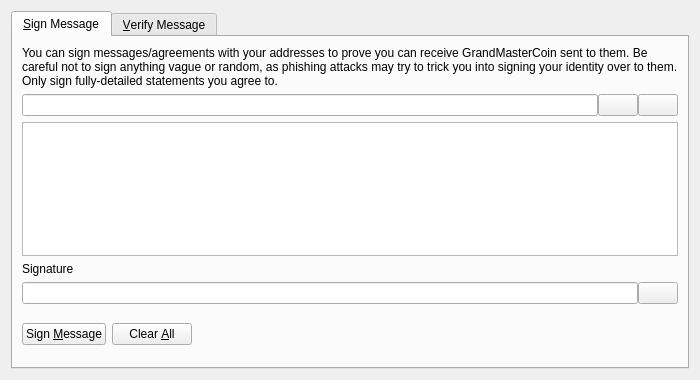
<?xml version="1.0" encoding="UTF-8"?>
<ui version="4.0">
 <class>SignVerifyMessageDialog</class>
 <widget class="QDialog" name="SignVerifyMessageDialog">
  <property name="geometry">
   <rect>
    <x>0</x>
    <y>0</y>
    <width>700</width>
    <height>380</height>
   </rect>
  </property>
  <property name="windowTitle">
   <string>Signatures - Sign / Verify a Message</string>
  </property>
  <property name="modal">
   <bool>true</bool>
  </property>
  <layout class="QVBoxLayout" name="verticalLayout">
   <item>
    <widget class="QTabWidget" name="tabWidget">
     <property name="currentIndex">
      <number>0</number>
     </property>
     <widget class="QWidget" name="tabSignMessage">
      <attribute name="title">
       <string>&amp;Sign Message</string>
      </attribute>
      <layout class="QVBoxLayout" name="verticalLayout_SM">
       <item>
        <widget class="QLabel" name="infoLabel_SM">
         <property name="text">
          <string>You can sign messages/agreements with your addresses to prove you can receive GrandMasterCoin sent to them. Be careful not to sign anything vague or random, as phishing attacks may try to trick you into signing your identity over to them. Only sign fully-detailed statements you agree to.</string>
         </property>
         <property name="textFormat">
          <enum>Qt::PlainText</enum>
         </property>
         <property name="wordWrap">
          <bool>true</bool>
         </property>
        </widget>
       </item>
       <item>
        <layout class="QHBoxLayout" name="horizontalLayout_1_SM">
         <property name="spacing">
          <number>0</number>
         </property>
         <item>
          <widget class="QValidatedLineEdit" name="addressIn_SM">
           <property name="toolTip">
            <string>The GrandMasterCoin address to sign the message with</string>
           </property>
          </widget>
         </item>
         <item>
          <widget class="QPushButton" name="addressBookButton_SM">
           <property name="toolTip">
            <string>Choose previously used address</string>
           </property>
           <property name="text">
            <string/>
           </property>
           <property name="shortcut">
            <string>Alt+A</string>
           </property>
           <property name="autoDefault">
            <bool>false</bool>
           </property>
          </widget>
         </item>
         <item>
          <widget class="QPushButton" name="pasteButton_SM">
           <property name="toolTip">
            <string>Paste address from clipboard</string>
           </property>
           <property name="text">
            <string/>
           </property>
           <property name="shortcut">
            <string>Alt+P</string>
           </property>
           <property name="autoDefault">
            <bool>false</bool>
           </property>
          </widget>
         </item>
        </layout>
       </item>
       <item>
        <widget class="QPlainTextEdit" name="messageIn_SM">
         <property name="toolTip">
          <string>Enter the message you want to sign here</string>
         </property>
        </widget>
       </item>
       <item>
        <widget class="QLabel" name="signatureLabel_SM">
         <property name="text">
          <string>Signature</string>
         </property>
         <property name="textFormat">
          <enum>Qt::PlainText</enum>
         </property>
        </widget>
       </item>
       <item>
        <layout class="QHBoxLayout" name="horizontalLayout_2_SM">
         <property name="spacing">
          <number>0</number>
         </property>
         <item>
          <widget class="QLineEdit" name="signatureOut_SM">
           <property name="font">
            <font>
             <italic>true</italic>
            </font>
           </property>
           <property name="readOnly">
            <bool>true</bool>
           </property>
          </widget>
         </item>
         <item>
          <widget class="QPushButton" name="copySignatureButton_SM">
           <property name="toolTip">
            <string>Copy the current signature to the system clipboard</string>
           </property>
           <property name="text">
            <string/>
           </property>
           <property name="autoDefault">
            <bool>false</bool>
           </property>
          </widget>
         </item>
        </layout>
       </item>
       <item>
        <layout class="QHBoxLayout" name="horizontalLayout_3_SM">
         <item>
          <widget class="QPushButton" name="signMessageButton_SM">
           <property name="toolTip">
            <string>Sign the message to prove you own this GrandMasterCoin address</string>
           </property>
           <property name="text">
            <string>Sign &amp;Message</string>
           </property>
           <property name="autoDefault">
            <bool>false</bool>
           </property>
          </widget>
         </item>
         <item>
          <widget class="QPushButton" name="clearButton_SM">
           <property name="toolTip">
            <string>Reset all sign message fields</string>
           </property>
           <property name="text">
            <string>Clear &amp;All</string>
           </property>
           <property name="autoDefault">
            <bool>false</bool>
           </property>
          </widget>
         </item>
         <item>
          <spacer name="horizontalSpacer_1_SM">
           <property name="orientation">
            <enum>Qt::Horizontal</enum>
           </property>
           <property name="sizeHint" stdset="0">
            <size>
             <width>40</width>
             <height>48</height>
            </size>
           </property>
          </spacer>
         </item>
         <item>
          <widget class="QLabel" name="statusLabel_SM">
           <property name="font">
            <font>
             <weight>75</weight>
             <bold>true</bold>
            </font>
           </property>
           <property name="text">
            <string/>
           </property>
           <property name="wordWrap">
            <bool>true</bool>
           </property>
          </widget>
         </item>
         <item>
          <spacer name="horizontalSpacer_2_SM">
           <property name="orientation">
            <enum>Qt::Horizontal</enum>
           </property>
           <property name="sizeHint" stdset="0">
            <size>
             <width>40</width>
             <height>48</height>
            </size>
           </property>
          </spacer>
         </item>
        </layout>
       </item>
      </layout>
     </widget>
     <widget class="QWidget" name="tabVerifyMessage">
      <attribute name="title">
       <string>&amp;Verify Message</string>
      </attribute>
      <layout class="QVBoxLayout" name="verticalLayout_VM">
       <item>
        <widget class="QLabel" name="infoLabel_VM">
         <property name="text">
          <string>Enter the receiver's address, message (ensure you copy line breaks, spaces, tabs, etc. exactly) and signature below to verify the message. Be careful not to read more into the signature than what is in the signed message itself, to avoid being tricked by a man-in-the-middle attack. Note that this only proves the signing party receives with the address, it cannot prove sendership of any transaction!</string>
         </property>
         <property name="textFormat">
          <enum>Qt::PlainText</enum>
         </property>
         <property name="alignment">
          <set>Qt::AlignLeading|Qt::AlignLeft|Qt::AlignTop</set>
         </property>
         <property name="wordWrap">
          <bool>true</bool>
         </property>
        </widget>
       </item>
       <item>
        <layout class="QHBoxLayout" name="horizontalLayout_1_VM">
         <property name="spacing">
          <number>0</number>
         </property>
         <item>
          <widget class="QValidatedLineEdit" name="addressIn_VM">
           <property name="toolTip">
            <string>The GrandMasterCoin address the message was signed with</string>
           </property>
          </widget>
         </item>
         <item>
          <widget class="QPushButton" name="addressBookButton_VM">
           <property name="toolTip">
            <string>Choose previously used address</string>
           </property>
           <property name="text">
            <string/>
           </property>
           <property name="shortcut">
            <string>Alt+A</string>
           </property>
           <property name="autoDefault">
            <bool>false</bool>
           </property>
          </widget>
         </item>
        </layout>
       </item>
       <item>
        <widget class="QPlainTextEdit" name="messageIn_VM"/>
       </item>
       <item>
        <widget class="QValidatedLineEdit" name="signatureIn_VM"/>
       </item>
       <item>
        <layout class="QHBoxLayout" name="horizontalLayout_2_VM">
         <item>
          <widget class="QPushButton" name="verifyMessageButton_VM">
           <property name="toolTip">
            <string>Verify the message to ensure it was signed with the specified GrandMasterCoin address</string>
           </property>
           <property name="text">
            <string>Verify &amp;Message</string>
           </property>
           <property name="autoDefault">
            <bool>false</bool>
           </property>
          </widget>
         </item>
         <item>
          <widget class="QPushButton" name="clearButton_VM">
           <property name="toolTip">
            <string>Reset all verify message fields</string>
           </property>
           <property name="text">
            <string>Clear &amp;All</string>
           </property>
           <property name="autoDefault">
            <bool>false</bool>
           </property>
          </widget>
         </item>
         <item>
          <spacer name="horizontalSpacer_1_VM">
           <property name="orientation">
            <enum>Qt::Horizontal</enum>
           </property>
           <property name="sizeHint" stdset="0">
            <size>
             <width>40</width>
             <height>48</height>
            </size>
           </property>
          </spacer>
         </item>
         <item>
          <widget class="QLabel" name="statusLabel_VM">
           <property name="font">
            <font>
             <weight>75</weight>
             <bold>true</bold>
            </font>
           </property>
           <property name="text">
            <string/>
           </property>
           <property name="wordWrap">
            <bool>true</bool>
           </property>
          </widget>
         </item>
         <item>
          <spacer name="horizontalSpacer_2_VM">
           <property name="orientation">
            <enum>Qt::Horizontal</enum>
           </property>
           <property name="sizeHint" stdset="0">
            <size>
             <width>40</width>
             <height>48</height>
            </size>
           </property>
          </spacer>
         </item>
        </layout>
       </item>
      </layout>
     </widget>
    </widget>
   </item>
  </layout>
 </widget>
 <customwidgets>
  <customwidget>
   <class>QValidatedLineEdit</class>
   <extends>QLineEdit</extends>
   <header>qvalidatedlineedit.h</header>
  </customwidget>
 </customwidgets>
 <resources>
  <include location="../grandmastercoin.qrc"/>
 </resources>
 <connections/>
</ui>
